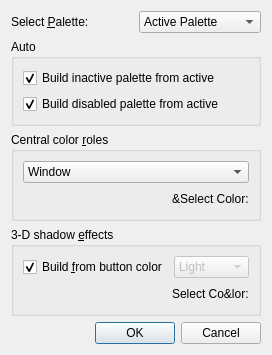
<?xml version="1.0" encoding="UTF-8"?>
<ui version="4.0">
  <comment>*********************************************************************
**
** Copyright (C) 2014 Digia Plc and/or its subsidiary(-ies).
** Contact: http://www.qt-project.org/legal
**
** This file is part of the tools applications of the Qt Toolkit.
**
** $QT_BEGIN_LICENSE:LGPL$
** Commercial License Usage
** Licensees holding valid commercial Qt licenses may use this file in
** accordance with the commercial license agreement provided with the
** Software or, alternatively, in accordance with the terms contained in
** a written agreement between you and Digia.  For licensing terms and
** conditions see http://qt.digia.com/licensing.  For further information
** use the contact form at http://qt.digia.com/contact-us.
**
** GNU Lesser General Public License Usage
** Alternatively, this file may be used under the terms of the GNU Lesser
** General Public License version 2.1 as published by the Free Software
** Foundation and appearing in the file LICENSE.LGPL included in the
** packaging of this file.  Please review the following information to
** ensure the GNU Lesser General Public License version 2.1 requirements
** will be met: http://www.gnu.org/licenses/old-licenses/lgpl-2.1.html.
**
** In addition, as a special exception, Digia gives you certain additional
** rights.  These rights are described in the Digia Qt LGPL Exception
** version 1.1, included in the file LGPL_EXCEPTION.txt in this package.
**
** GNU General Public License Usage
** Alternatively, this file may be used under the terms of the GNU
** General Public License version 3.0 as published by the Free Software
** Foundation and appearing in the file LICENSE.GPL included in the
** packaging of this file.  Please review the following information to
** ensure the GNU General Public License version 3.0 requirements will be
** met: http://www.gnu.org/copyleft/gpl.html.
**
**
** $QT_END_LICENSE$
**
*********************************************************************</comment>
 <class>PaletteEditorAdvanced</class>
 <widget class="QDialog" name="PaletteEditorAdvanced">
  <property name="geometry">
   <rect>
    <x>0</x>
    <y>0</y>
    <width>239</width>
    <height>344</height>
   </rect>
  </property>
  <property name="windowTitle">
   <string>Tune Palette</string>
  </property>
  <layout class="QVBoxLayout" name="verticalLayout_4">
   <item>
    <layout class="QHBoxLayout" name="horizontalLayout">
     <item>
      <widget class="QLabel" name="paletteComboLabel">
       <property name="text">
        <string>Select &amp;Palette:</string>
       </property>
       <property name="buddy">
        <cstring>paletteCombo</cstring>
       </property>
      </widget>
     </item>
     <item>
      <widget class="QComboBox" name="paletteCombo">
       <item>
        <property name="text">
         <string>Active Palette</string>
        </property>
       </item>
       <item>
        <property name="text">
         <string>Inactive Palette</string>
        </property>
       </item>
       <item>
        <property name="text">
         <string>Disabled Palette</string>
        </property>
       </item>
      </widget>
     </item>
    </layout>
   </item>
   <item>
    <widget class="QGroupBox" name="autoGroupBox">
     <property name="sizePolicy">
      <sizepolicy hsizetype="Preferred" vsizetype="Maximum">
       <horstretch>0</horstretch>
       <verstretch>0</verstretch>
      </sizepolicy>
     </property>
     <property name="title">
      <string>Auto</string>
     </property>
     <layout class="QVBoxLayout" name="verticalLayout">
      <item>
       <widget class="QCheckBox" name="checkBuildInactive">
        <property name="text">
         <string>Build inactive palette from active</string>
        </property>
        <property name="checked">
         <bool>true</bool>
        </property>
       </widget>
      </item>
      <item>
       <widget class="QCheckBox" name="checkBuildDisabled">
        <property name="text">
         <string>Build disabled palette from active</string>
        </property>
        <property name="checked">
         <bool>true</bool>
        </property>
       </widget>
      </item>
     </layout>
    </widget>
   </item>
   <item>
    <widget class="QGroupBox" name="groupCentral">
     <property name="title">
      <string>Central color &amp;roles</string>
     </property>
     <layout class="QVBoxLayout" name="verticalLayout_2">
      <item>
       <widget class="QComboBox" name="comboCentral">
        <property name="toolTip">
         <string>Choose central color role</string>
        </property>
        <property name="whatsThis">
         <string>&lt;b&gt;Select a color role.&lt;/b&gt;&lt;p&gt;Available central roles are: &lt;ul&gt; &lt;li&gt;Window - general background color.&lt;/li&gt; &lt;li&gt;WindowText - general foreground color. &lt;/li&gt; &lt;li&gt;Base - used as background color for e.g. text entry widgets, usually white or another light color. &lt;/li&gt; &lt;li&gt;Text - the foreground color used with Base. Usually this is the same as WindowText, in what case it must provide good contrast both with Window and Base. &lt;/li&gt; &lt;li&gt;Button - general button background color, where buttons need a background different from Window, as in the Macintosh style. &lt;/li&gt; &lt;li&gt;ButtonText - a foreground color used with the Button color. &lt;/li&gt; &lt;li&gt;Highlight - a color to indicate a selected or highlighted item. &lt;/li&gt; &lt;li&gt;HighlightedText - a text color that contrasts to Highlight. &lt;/li&gt; &lt;li&gt;BrightText - a text color that is very different from WindowText and contrasts well with e.g. black. &lt;/li&gt; &lt;/ul&gt; &lt;/p&gt;</string>
        </property>
        <item>
         <property name="text">
          <string>Window</string>
         </property>
        </item>
        <item>
         <property name="text">
          <string>WindowText</string>
         </property>
        </item>
        <item>
         <property name="text">
          <string>Base</string>
         </property>
        </item>
        <item>
         <property name="text">
          <string>AlternateBase</string>
         </property>
        </item>
        <item>
         <property name="text">
          <string>ToolTipBase</string>
         </property>
        </item>
        <item>
         <property name="text">
          <string>ToolTipText</string>
         </property>
        </item>
        <item>
         <property name="text">
          <string>Text</string>
         </property>
        </item>
        <item>
         <property name="text">
          <string>Button</string>
         </property>
        </item>
        <item>
         <property name="text">
          <string>ButtonText</string>
         </property>
        </item>
        <item>
         <property name="text">
          <string>BrightText</string>
         </property>
        </item>
        <item>
         <property name="text">
          <string>Highlight</string>
         </property>
        </item>
        <item>
         <property name="text">
          <string>HighlightedText</string>
         </property>
        </item>
        <item>
         <property name="text">
          <string>Link</string>
         </property>
        </item>
        <item>
         <property name="text">
          <string>LinkVisited</string>
         </property>
        </item>
       </widget>
      </item>
      <item>
       <layout class="QHBoxLayout" name="layoutCentral">
        <item>
         <spacer name="horizontalSpacer">
          <property name="orientation">
           <enum>Qt::Horizontal</enum>
          </property>
          <property name="sizeHint" stdset="0">
           <size>
            <width>40</width>
            <height>20</height>
           </size>
          </property>
         </spacer>
        </item>
        <item>
         <widget class="QLabel" name="labelCentral">
          <property name="sizePolicy">
           <sizepolicy hsizetype="Minimum" vsizetype="Minimum">
            <horstretch>0</horstretch>
            <verstretch>0</verstretch>
           </sizepolicy>
          </property>
          <property name="minimumSize">
           <size>
            <width>0</width>
            <height>0</height>
           </size>
          </property>
          <property name="text">
           <string>&amp;Select Color:</string>
          </property>
         </widget>
        </item>
       </layout>
      </item>
     </layout>
    </widget>
   </item>
   <item>
    <widget class="QGroupBox" name="groupEffect">
     <property name="title">
      <string>3-D shadow &amp;effects</string>
     </property>
     <layout class="QVBoxLayout" name="verticalLayout_3">
      <item>
       <layout class="QHBoxLayout" name="horizontalLayout_2">
        <item>
         <widget class="QCheckBox" name="checkBuildEffect">
          <property name="toolTip">
           <string>Generate shadings</string>
          </property>
          <property name="whatsThis">
           <string>Check to let 3D-effect colors be calculated from button-color.</string>
          </property>
          <property name="text">
           <string>Build &amp;from button color</string>
          </property>
          <property name="checked">
           <bool>true</bool>
          </property>
         </widget>
        </item>
        <item>
         <widget class="QComboBox" name="comboEffect">
          <property name="enabled">
           <bool>false</bool>
          </property>
          <property name="toolTip">
           <string>Choose 3D-effect color role</string>
          </property>
          <property name="whatsThis">
           <string>&lt;b&gt;Select a color role.&lt;/b&gt;&lt;p&gt;Available effect roles are: &lt;ul&gt; &lt;li&gt;Light - lighter than Button color. &lt;/li&gt; &lt;li&gt;Midlight - between Button and Light. &lt;/li&gt; &lt;li&gt;Mid - between Button and Dark. &lt;/li&gt; &lt;li&gt;Dark - darker than Button. &lt;/li&gt; &lt;li&gt;Shadow - a very dark color. &lt;/li&gt; &lt;/ul&gt;</string>
          </property>
          <item>
           <property name="text">
            <string>Light</string>
           </property>
          </item>
          <item>
           <property name="text">
            <string>Midlight</string>
           </property>
          </item>
          <item>
           <property name="text">
            <string>Mid</string>
           </property>
          </item>
          <item>
           <property name="text">
            <string>Dark</string>
           </property>
          </item>
          <item>
           <property name="text">
            <string>Shadow</string>
           </property>
          </item>
         </widget>
        </item>
       </layout>
      </item>
      <item>
       <layout class="QHBoxLayout" name="layoutEffect">
        <item>
         <spacer name="horizontalSpacer_2">
          <property name="orientation">
           <enum>Qt::Horizontal</enum>
          </property>
          <property name="sizeHint" stdset="0">
           <size>
            <width>40</width>
            <height>20</height>
           </size>
          </property>
         </spacer>
        </item>
        <item>
         <widget class="QLabel" name="labelEffect">
          <property name="sizePolicy">
           <sizepolicy hsizetype="Minimum" vsizetype="Minimum">
            <horstretch>0</horstretch>
            <verstretch>0</verstretch>
           </sizepolicy>
          </property>
          <property name="minimumSize">
           <size>
            <width>0</width>
            <height>0</height>
           </size>
          </property>
          <property name="text">
           <string>Select Co&amp;lor:</string>
          </property>
         </widget>
        </item>
       </layout>
      </item>
     </layout>
    </widget>
   </item>
   <item>
    <widget class="QDialogButtonBox" name="buttonBox">
     <property name="orientation">
      <enum>Qt::Horizontal</enum>
     </property>
     <property name="standardButtons">
      <set>QDialogButtonBox::Cancel|QDialogButtonBox::Ok</set>
     </property>
    </widget>
   </item>
  </layout>
 </widget>
 <resources/>
 <connections>
  <connection>
   <sender>buttonBox</sender>
   <signal>accepted()</signal>
   <receiver>PaletteEditorAdvanced</receiver>
   <slot>accept()</slot>
   <hints>
    <hint type="sourcelabel">
     <x>238</x>
     <y>384</y>
    </hint>
    <hint type="destinationlabel">
     <x>157</x>
     <y>274</y>
    </hint>
   </hints>
  </connection>
  <connection>
   <sender>buttonBox</sender>
   <signal>rejected()</signal>
   <receiver>PaletteEditorAdvanced</receiver>
   <slot>reject()</slot>
   <hints>
    <hint type="sourcelabel">
     <x>306</x>
     <y>390</y>
    </hint>
    <hint type="destinationlabel">
     <x>286</x>
     <y>274</y>
    </hint>
   </hints>
  </connection>
  <connection>
   <sender>checkBuildEffect</sender>
   <signal>toggled(bool)</signal>
   <receiver>comboEffect</receiver>
   <slot>setDisabled(bool)</slot>
   <hints>
    <hint type="sourcelabel">
     <x>82</x>
     <y>262</y>
    </hint>
    <hint type="destinationlabel">
     <x>190</x>
     <y>262</y>
    </hint>
   </hints>
  </connection>
 </connections>
</ui>
